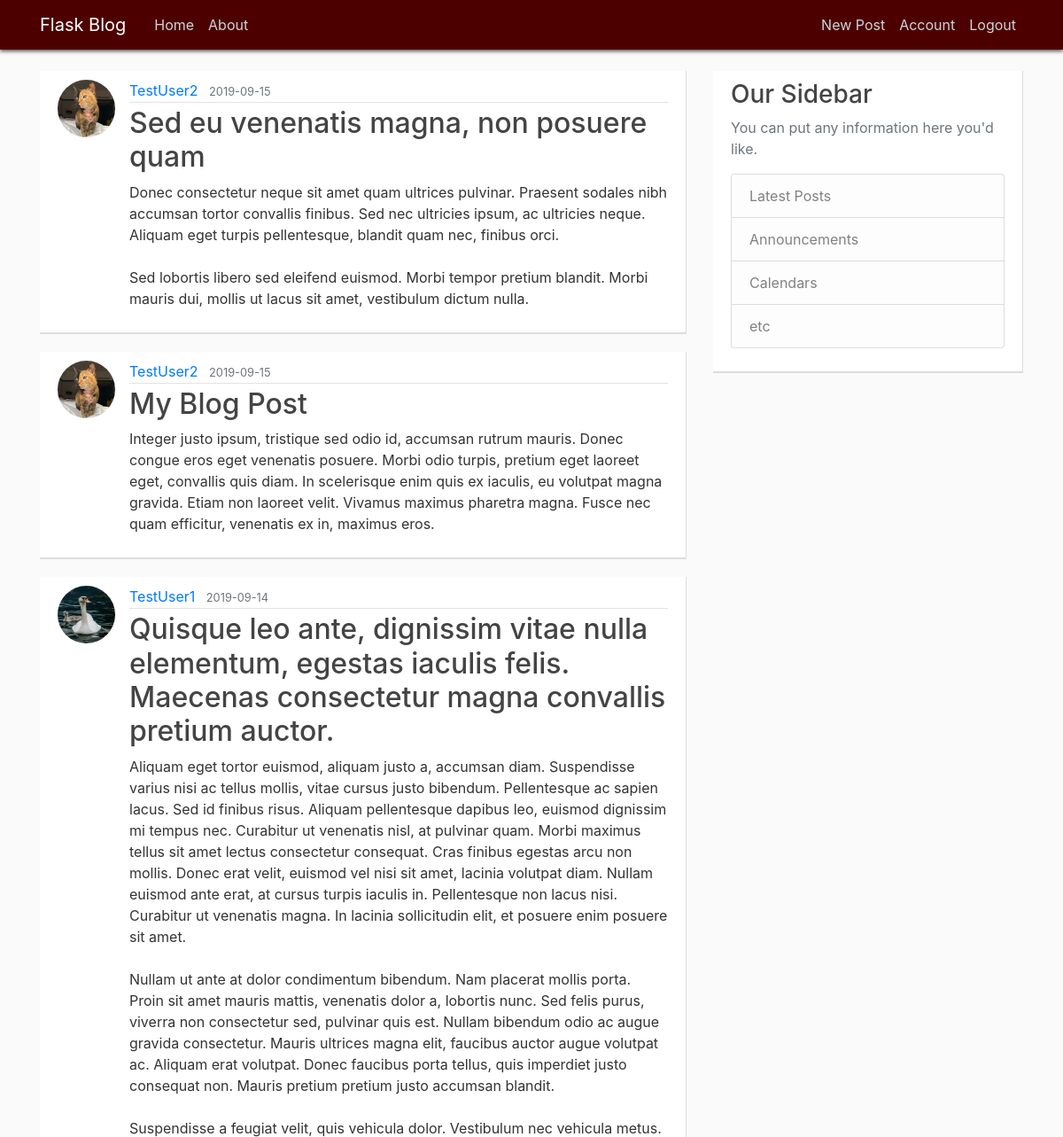
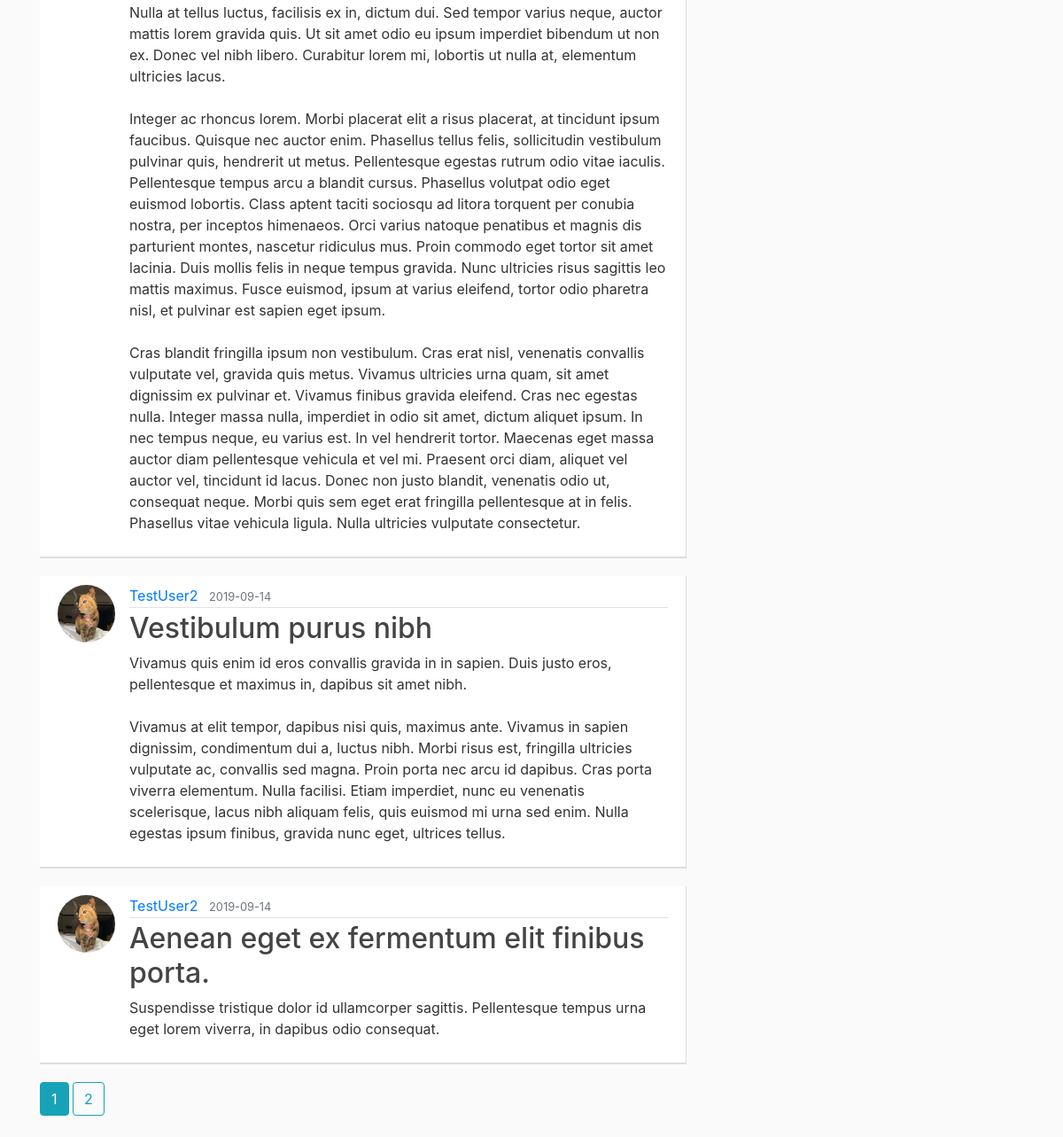
The app's page /home (signed in) with its own data (2 pictures, top to bottom).
### pyflaskblog/models.py (models this page shows, shortened)
class Post(db.Model):
	id = db.Column(db.Integer, primary_key=True)
	title = db.Column(db.String(100), nullable=False)
	date_posted = db.Column(db.DateTime, nullable=False, default=datetime.utcnow)
	content = db.Column(db.Text, nullable=False)
	user_id = db.Column(db.Integer, db.ForeignKey('user.id'), nullable=False)

class User(db.Model, UserMixin):
	id = db.Column(db.Integer, primary_key=True)
	username = db.Column(db.String(20), unique=True, nullable=False)
	email = db.Column(db.String(120), unique=True, nullable=False)
	image_file = db.Column(db.String(20), nullable=False, default='default.jpg')
	password = db.Column(db.String(60), nullable=False)
	posts = db.relationship('Post', backref='author', lazy=True)

### pyflaskblog/main/routes.py (the view)
@main.route("/")
@main.route("/home")
def home():
	page = request.args.get('page', 1, type=int)
	posts = Post.query.order_by(Post.date_posted.desc()).paginate(page=page, per_page=5)
	return render_template('home.html', posts=posts)

### pyflaskblog/models.py (called while the page is built)
@login_manager.user_loader
def load_user(user_id):
	return User.query.get(int(user_id))

### pyflaskblog/templates/home.html
{% extends "layout.html" %}
{% block content %}
	{% for post in posts.items %}
		<article class="media content-section">
		  <img class="rounded-circle article-img" src="{{ url_for('static', filename='profile_pics/' + post.author.image_file) }}">
		  <div class="media-body">
		    <div class="article-metadata">
		      <a class="mr-2" href="{{ url_for('users.user_posts', username=post.author.username) }}">{{ post.author.username }}</a>
		      <small class="text-muted">{{ post.date_posted.strftime('%Y-%m-%d') }}</small>
		    </div>
		    <h2><a class="article-title" href="{{ url_for('posts.post', post_id=post.id) }}">{{ post.title }}</a></h2>
		    <p class="article-content">{{ post.content }}</p>
		  </div>
		</article>
	{% endfor %}
	{% for page_num in posts.iter_pages(left_edge=1, right_edge=1, left_current=1, right_current=2) %}
		{% if page_num %}
			{% if posts.page == page_num %}
				<a class="btn btn-info mb-4" href="{{ url_for('main.home', page=page_num) }}">{{ page_num }}</a>
			{% else %}
				<a class="btn btn-outline-info mb-4" href="{{ url_for('main.home', page=page_num) }}">{{ page_num }}</a>
			{% endif %}
		{% else %}
			...
		{% endif %}
	{% endfor %}
{% endblock content %}

### pyflaskblog/static/main.css (style rules this page uses)
body { background: #fafafa; color: #333333; margin-top: 5rem; }
h1, h2, h3, h4, h5, h6 { color: #444444; }
.content-section { background: #ffffff; padding: 10px 20px; border-bottom: 2px solid #dddddd; border-right: 1px solid #dddddd; margin-bottom: 20px; }
.article-title { color: #444444; }
.article-content { white-space: pre-line; }
.article-img { height: 65px; width: 65px; margin-right: 16px; }
.article-metadata { padding-bottom: 1px; margin-bottom: 4px; border-bottom: 1px solid #e3e3e3 }

### records on screen
Post: image_file (picture), author.username "TestUser2", date_posted "2019-09-15", title "Sed eu venenatis magna, non posuere quam", content "Donec consectetur neque sit amet quam ultrices pulvinar. Praesent sodales nibh accumsan tortor convallis finibus. Sed nec ultricies ipsum, ac ultricies neque. Aliquam eget turpis pellentesque, blandit quam nec, finibus orci. Sed lobortis libero sed eleifend euismod. Morbi tempor pretium blandit. Morbi mauris dui, mollis ut lacus sit amet, vestibulum dictum nulla."
Post: image_file (picture), author.username "TestUser2", date_posted "2019-09-15", title "My Blog Post", content "Integer justo ipsum, tristique sed odio id, accumsan rutrum mauris. Donec congue eros eget venenatis posuere. Morbi odio turpis, pretium eget laoreet eget, convallis quis diam. In scelerisque enim quis ex iaculis, eu volutpat magna gravida. Etiam non laoreet velit. Vivamus maximus pharetra magna. Fusce nec quam efficitur, venenatis ex in, maximus eros."
Post: image_file (placeholder picture), author.username "TestUser1", date_posted "2019-09-14", title "Quisque leo ante, dignissim vitae nulla elementum, egestas iaculis felis. Maecenas consectetur magna convallis pretium auctor.", content "Aliquam eget tortor euismod, aliquam justo a, accumsan diam. Suspendisse varius nisi ac tellus mollis, vitae cursus justo bibendum. Pellentesque ac sapien lacus. Sed id finibus risus. Aliquam pellentesque dapibus leo, euismod dignissim mi tempus nec. Curabitur ut venenatis nisl, at pulvinar quam. Morbi maximus tellus sit amet lectus consectetur consequat. Cras finibus egestas arcu non mollis. Donec erat velit, euismod vel nisi sit amet, lacinia volutpat diam. Nullam euismod ante erat, at cursus turpis iaculis in. Pellentesque non lacus nisi. Curabitur ut venenatis magna. In lacinia sollicitudin elit, et posuere enim posuere sit amet. Nullam ut ante at dolor condimentum bibendum. Nam…"
Post: image_file (picture), author.username "TestUser2", date_posted "2019-09-14", title "Vestibulum purus nibh", content "Vivamus quis enim id eros convallis gravida in in sapien. Duis justo eros, pellentesque et maximus in, dapibus sit amet nibh. Vivamus at elit tempor, dapibus nisi quis, maximus ante. Vivamus in sapien dignissim, condimentum dui a, luctus nibh. Morbi risus est, fringilla ultricies vulputate ac, convallis sed magna. Proin porta nec arcu id dapibus. Cras porta viverra elementum. Nulla facilisi. Etiam imperdiet, nunc eu venenatis scelerisque, lacus nibh aliquam felis, quis euismod mi urna sed enim. Nulla egestas ipsum finibus, gravida nunc eget, ultrices tellus."
Post: image_file (picture), author.username "TestUser2", date_posted "2019-09-14", title "Aenean eget ex fermentum elit finibus porta.", content "Suspendisse tristique dolor id ullamcorper sagittis. Pellentesque tempus urna eget lorem viverra, in dapibus odio consequat."

### other values on screen
{{ page_num }} "1"
{{ page_num }} "2"
